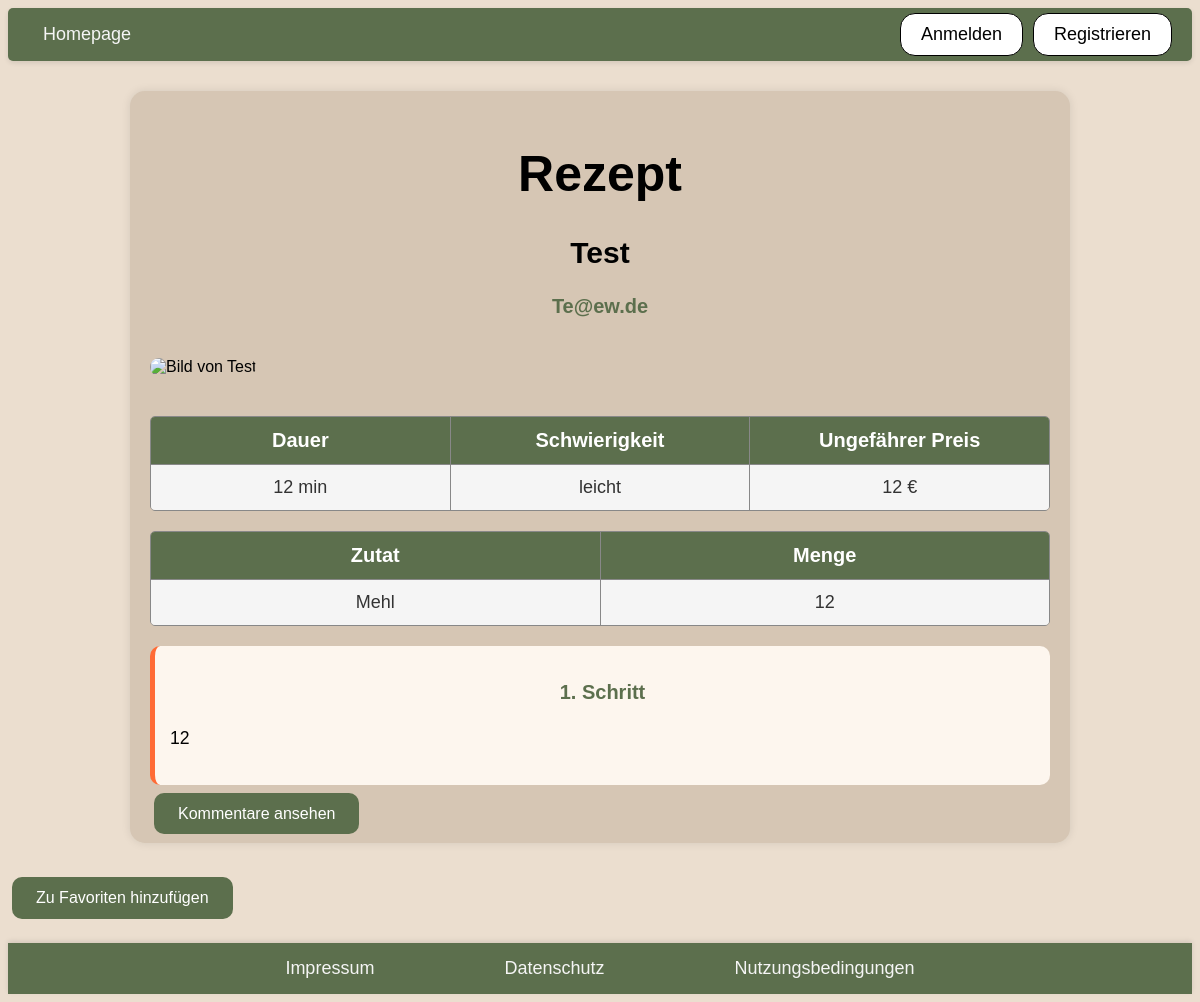
/rezept.php?id=18, run on the app's committed database.
### tables this page shows
CREATE TABLE rezept (
                        id INTEGER PRIMARY KEY AUTOINCREMENT,
                        titel TEXT,
                        email TEXT,
                        kurzbeschreibung TEXT,
                        dauer INTEGER,
                        schwierigkeit TEXT,
                        preis REAL,
                        zutaten TEXT,
                        menge TEXT,
                        anleitung TEXT,
                        bild BLOB,
                        datum text
                    );

### rezept.php (called while the page is built, shortened)
<?php
require_once "php/controller/RezeptController.php";
$rezeptController = new RezeptController();
$entry = $rezeptController->readEntry();
require_once "php/view/RezeptEintrag-show.php";

### php/model/RezeptPDOSQLite.php (called while the page is built, shortened)
<?php
require_once "RezeptEintrag.php";
class RezeptPDOSQLite implements RezeptDAO
{
    private static $instance = null;
    public static function getInstance()
    {
        if (self::$instance === null) {
            self::$instance = new RezeptPDOSQLite();
        }
        return self::$instance;
    }
    public function readEntry($id)
    {
        try {
            $db = $this->getConnection();
            return $this->getEntry($id, $db);
        } catch (PDOException $exc) {
            throw new InternalErrorException();
        }
    }
    public function getEntry($id, $db)
    {
        try {
            $sql = "SELECT * FROM rezept WHERE id=:id LIMIT 1";
            $command = $db->prepare($sql);
            if (!$command->execute([":id" => $id])) {
                throw new InternalErrorException();
            }
            $result = $command->fetchAll();
            $entry = $result[0];
            return new RezeptEintrag(
                $entry["id"],
                $entry["titel"],
                $entry["email"],
                $entry["kurzbeschreibung"],
                $entry["dauer"],
                $entry["schwierigkeit"],
                $entry["preis"],
                $entry["zutaten"],
                $entry["menge"],
                $entry["anleitung"],
                $entry["bild"],
                $entry["datum"]
            );
        } catch (PDOException $exc) {
            throw new InternalErrorException();
        }
    }
    private function getConnection()
    {
        try {
            $user = 'root';
            $pw = null;
            $dsn = 'sqlite:db/rezept.db';
            $db = new PDO($dsn, $user, $pw);
            $db->exec("PRAGMA foreign_keys = ON;");
            return $db;
        } catch (PDOException $e) {
            throw new InternalErrorException();
        }
    }
}

### php/model/Rezept.php (called while the page is built, shortened)
<?php
require_once "php/model/RezeptPDOSQLite.php";
class Rezept{
    public static function getInstance(){
        return RezeptPDOSQLite::getInstance();
    }
}
?>

### php/controller/RezeptController.php (called while the page is built, shortened)
<?php
require_once "php/model/RezeptEintrag.php";
require_once "php/model/Rezept.php";
class RezeptController
{
    public function readEntry()
    {
        try {
            $id = intval($_GET["id"]);
            $rezept = Rezept::getInstance();
            $entry = $rezept->readEntry($id);
            return $entry;
        } catch (MissingEntryException $exc) {
            $this->handleMissingEntryException();
        } catch (InternalErrorException $exc) {
            $this->handleInternalErrorException();
        }
    }
}

### php/model/RezeptEintrag.php (called while the page is built, shortened)
<?php
class RezeptEintrag
{
    private $id;
    private $titel;
    private $email;
    private $dauer;
    private $schwierigkeit;
    private $preis;
    private $zutaten = [];
    private $menge = [];
    private $anleitung;
    public function __construct($id, $titel, $email, $kurzbeschreibung, $dauer, $schwierigkeit, $preis, $zutaten, $menge, $anleitung, $bild, $datum)
    {
        $this->id = $id;
        $this->titel = $titel;
        $this->email = $email;
        $this->dauer = $dauer;
        $this->schwierigkeit = $schwierigkeit;
        $this->preis = $preis;
        $this->zutaten = is_array($zutaten) ? $zutaten : explode(',', $zutaten);
        $this->menge = is_array($menge) ? $menge : explode(',', $menge);
        $this->anleitung = $anleitung;
    }
    public function getId()
    {
        return $this->id;
    }
    public function getTitel()
    {
        return $this->titel;
    }
    public function getEmail()
    {
        return $this->email;
    }
    public function getDauer()
    {
        return $this->dauer;
    }
    public function getSchwierigkeit()
    {
        return $this->schwierigkeit;
    }
    public function getPreis()
    {
        return $this->preis;
    }
    public function getZutaten()
    {
        return $this->zutaten;
    }
    public function getMenge()
    {
        return $this->menge;
    }
    public function getAnleitungArray()
    {
        return explode('||', $this->anleitung);
    }
}

### php/view/rezeptEintrag-show.php (the view, shortened to what this page needs)
<?php
require_once "php/include/head.php";
?>
<body>
    <?php
    require_once "php/include/header.php";
    ?>
    <main class="rezept-container">
        <h1>Rezept</h1>
        <h2>
            <?= htmlspecialchars($entry->getTitel()) ?>
        </h2>
        <h3>
            <?= htmlspecialchars($entry->getEmail()) ?>
        </h3>
        <img
            src="rezeptBild.php?id=<?= urlencode($entry->getId()) ?>"
            alt="Bild von <?= htmlspecialchars($entry->getTitel()) ?>"
            title="<?= htmlspecialchars($entry->getTitel()) ?>"
            class="rezept-bild" />
        <div class="table-container info-table">
            <div class="table-header">
                <div>Dauer</div>
                <div>Schwierigkeit</div>
                <div>Ungefährer Preis</div>
            </div>
            <div class="table-row">
                <div class="table-cell"><?= htmlspecialchars($entry->getDauer()) ?> min</div>
                <div class="table-cell"><?= htmlspecialchars($entry->getSchwierigkeit()) ?></div>
                <div class="table-cell"><?= htmlspecialchars($entry->getPreis()) ?> €</div>
            </div>
        </div>
        <?php
        $zutatenArr = $entry->getZutaten();
        $mengeArr = $entry->getMenge();
        ?>
        <div class="table-container">
            <div class="table-header">
                <div>Zutat</div>
                <div>Menge</div>
            </div>
            <?php for ($i = 0; $i < count($zutatenArr); $i++): ?>
                <div class="table-row">
                    <div><?= htmlspecialchars($zutatenArr[$i] ?? '') ?></div>
                    <div><?= htmlspecialchars($mengeArr[$i] ?? '') ?></div>
                </div>
            <?php endfor; ?>
        </div>
        <?php $anleitungArr = $entry->getAnleitungArray(); ?>
        <?php foreach ($anleitungArr as $i => $schritt): ?>
            <div class="rezept-schritt">
                <h3><?= ($i + 1) ?>. Schritt</h3>
                <p><?= htmlspecialchars($schritt) ?></p>
            </div>
        <?php endforeach; ?>
        <a href="kommentare.php?id=<?= urlencode($entry->getId()) ?>" class="rezept-button">Kommentare ansehen </a>
    </main>
    <?php
    $istFavorit = false;
    ?>
    <form method="post" action="favourit-toggle.php?id=<?= urlencode($entry->getId()) ?>">
        <?php if ($istFavorit): ?>
            <button type="submit" name="action" value="remove" class="rezept-button">Aus Favoriten entfernen</button>
        <?php else: ?>
            <button type="submit" name="action" value="add" class="rezept-button">Zu Favoriten hinzufügen</button>
        <?php endif; ?>
    </form>
    <?php
    include_once "php/include/footer.php"
    ?>
</body>
</html>

### css/index.css (style rules this page uses)
body { background-color: rgb(235, 222, 207);; font-family: sans-serif; }
h1 { color: Black; font-family: sans-serif; font-size: 50px; text-align: center; }

### css/rezept.css (style rules this page uses)
.rezept-container { max-width: 900px; margin: 30px auto; background-color: #D6C6B4; padding: 20px; border-radius: 15px; box-shadow: 0 0 10px rgba(0, 0, 0, 0.1); }
.rezept-container h2 { color: black; text-align: center; font-family: sans-serif; font-size: 30px; word-break: break-word; overflow-wrap: break-word; }
.rezept-container h3 { color: #5C6F4D; text-align: center; font-family: sans-serif; font-size: 20px; word-break: break-word; overflow-wrap: break-word; }
.rezept-container p, .rezept-container li { font-size: 1.1em; line-height: 1.6; font-family: sans-serif; }
.rezept-schritt { background-color: #fdf6ee; border-left: 5px solid #FF6B35; padding: 15px; margin: 20px 0; border-radius: 10px; }
.rezept-schritt p { word-break: break-word; overflow-wrap: break-word; }
.rezept-bild { width: 100%; max-height: 400px; object-fit: cover; border-radius: 10px; margin: 20px 0; }
.rezept-button { background-color: #5C6F4D; color: white; border: none; padding: 12px 24px; margin: 4px; border-radius: 10px; font-size: 16px; text-decoration: none; cursor: pointer; transition: 0.3s ease; }
.table-container { display: flex; flex-direction: column; margin: 20px 0; border: 1px solid #888; border-radius: 5px; overflow: hidden; font-family: sans-serif; }
.table-header, .table-row { display: flex; justify-content: space-between; text-align: center; }
.table-header { background-color: #5C6F4D; color: white; font-weight: bold; font-size: 20px; }
.table-header div, .table-row div { flex: 1; padding: 12px; border-right: 1px solid #888; word-break: break-word; overflow: break-word; white-space: normal; }
.table-header div:last-child, .table-row div:last-child { border-right: none; }
.table-row { background-color: #f5f5f5; color: #333; border-top: 1px solid #888; font-size: 18px; }

### data on the page
rezept: titel "Test", email "Te@ew.de", dauer "12", schwierigkeit "leicht", preis "12", anleitung "12"

### other printed values
$zutatenArr[$i] "Mehl"
$mengeArr[$i] "12"
